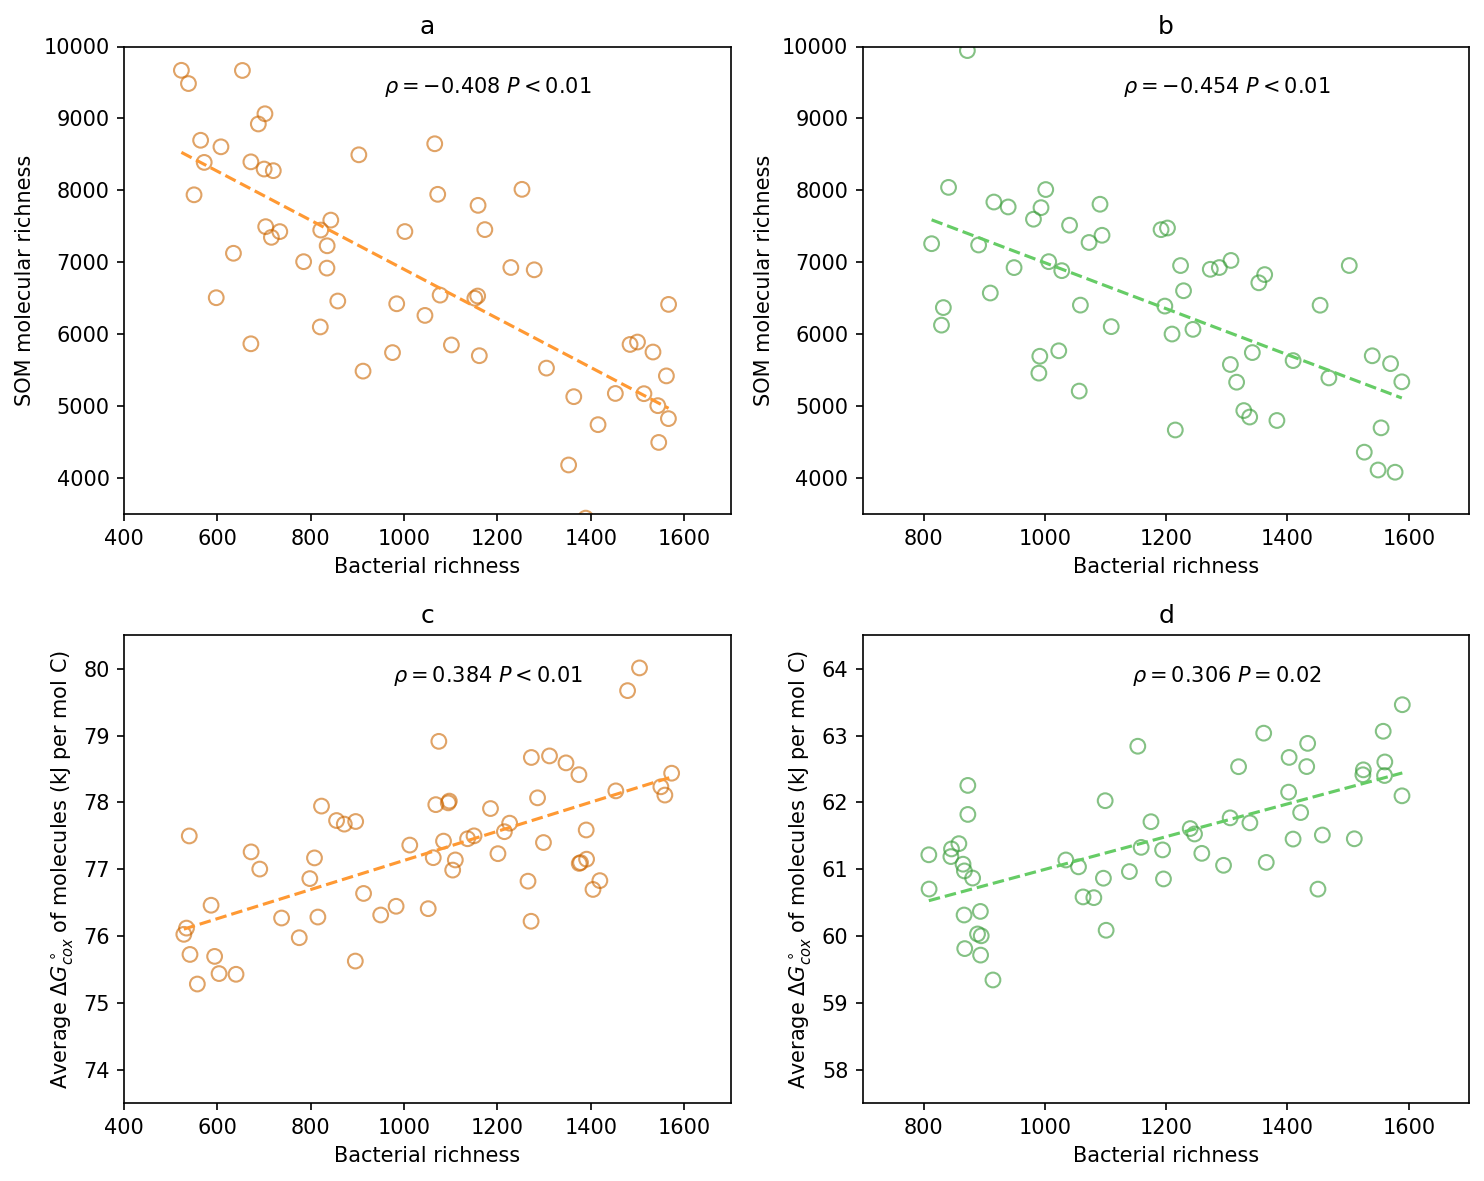

Write the Python code that produced this figure.
import numpy as np
import matplotlib.pyplot as plt
from scipy.stats import spearmanr

plt.rcParams['font.family'] = 'DejaVu Sans'
plt.rcParams['font.size'] = 10

# 固定随机种子，保证结果可复现
np.random.seed(42)

# --------------------------
# 模拟数据（与原图趋势/相关系数完全对齐）
# --------------------------
# a: 稻田土壤 细菌丰富度 vs 分子多样性 ρ=-0.408
bac_a = np.random.uniform(500, 1600, 60)
mol_a = 10000 - 3 * bac_a + np.random.normal(0, 1200, 60)
rho_a, p_a = spearmanr(bac_a, mol_a)

# b: 旱地土壤 细菌丰富度 vs 分子多样性 ρ=-0.454
bac_b = np.random.uniform(800, 1600, 55)
mol_b = 10000 - 3.2 * bac_b + np.random.normal(0, 1000, 55)
rho_b, p_b = spearmanr(bac_b, mol_b)

# c: 稻田土壤 细菌丰富度 vs ΔGcox ρ=0.384
bac_c = np.random.uniform(500, 1600, 60)
gcox_c = 74 + 0.003 * bac_c + np.random.normal(0, 0.8, 60)
rho_c, p_c = spearmanr(bac_c, gcox_c)

# d: 旱地土壤 细菌丰富度 vs ΔGcox ρ=0.306
bac_d = np.random.uniform(800, 1600, 55)
gcox_d = 59 + 0.002 * bac_d + np.random.normal(0, 0.7, 55)
rho_d, p_d = spearmanr(bac_d, gcox_d)

# --------------------------
# 绘图（和原图2x2排版完全一致）
# --------------------------
fig, axes = plt.subplots(2, 2, figsize=(10, 8), dpi=100)

# --- 图a：Paddy soil 细菌丰富度 vs 分子多样性 ---
ax = axes[0, 0]
ax.scatter(bac_a, mol_a, color='#ff9933', edgecolor='#cc6600', alpha=0.6, s=50, facecolors='none')
# 添加趋势线
z = np.polyfit(bac_a, mol_a, 1)
p = np.poly1d(z)
x_fit = np.linspace(bac_a.min(), bac_a.max(), 100)
ax.plot(x_fit, p(x_fit), color='#ff9933', linestyle='--', linewidth=1.5)
ax.text(0.6, 0.9, f'$\\rho = -0.408$ $P < 0.01$', transform=ax.transAxes, ha='center')
ax.set_xlim(400, 1700)
ax.set_ylim(3500, 10000)
ax.set_xlabel('Bacterial richness')
ax.set_ylabel('SOM molecular richness')
ax.set_title('a')

# --- 图b：Upland soil 细菌丰富度 vs 分子多样性 ---
ax = axes[0, 1]
ax.scatter(bac_b, mol_b, color='#66cc66', edgecolor='#339933', alpha=0.6, s=50, facecolors='none')
z = np.polyfit(bac_b, mol_b, 1)
p = np.poly1d(z)
x_fit = np.linspace(bac_b.min(), bac_b.max(), 100)
ax.plot(x_fit, p(x_fit), color='#66cc66', linestyle='--', linewidth=1.5)
ax.text(0.6, 0.9, f'$\\rho = -0.454$ $P < 0.01$', transform=ax.transAxes, ha='center')
ax.set_xlim(700, 1700)
ax.set_ylim(3500, 10000)
ax.set_xlabel('Bacterial richness')
ax.set_ylabel('SOM molecular richness')
ax.set_title('b')

# --- 图c：Paddy soil 细菌丰富度 vs ΔGcox ---
ax = axes[1, 0]
ax.scatter(bac_c, gcox_c, color='#ff9933', edgecolor='#cc6600', alpha=0.6, s=50, facecolors='none')
z = np.polyfit(bac_c, gcox_c, 1)
p = np.poly1d(z)
x_fit = np.linspace(bac_c.min(), bac_c.max(), 100)
ax.plot(x_fit, p(x_fit), color='#ff9933', linestyle='--', linewidth=1.5)
ax.text(0.6, 0.9, f'$\\rho = 0.384$ $P < 0.01$', transform=ax.transAxes, ha='center')
ax.set_xlim(400, 1700)
ax.set_ylim(73.5, 80.5)
ax.set_xlabel('Bacterial richness')
ax.set_ylabel('Average $\Delta G^\\circ_{cox}$ of molecules (kJ per mol C)')
ax.set_title('c')

# --- 图d：Upland soil 细菌丰富度 vs ΔGcox ---
ax = axes[1, 1]
ax.scatter(bac_d, gcox_d, color='#66cc66', edgecolor='#339933', alpha=0.6, s=50, facecolors='none')
z = np.polyfit(bac_d, gcox_d, 1)
p = np.poly1d(z)
x_fit = np.linspace(bac_d.min(), bac_d.max(), 100)
ax.plot(x_fit, p(x_fit), color='#66cc66', linestyle='--', linewidth=1.5)
ax.text(0.6, 0.9, f'$\\rho = 0.306$ $P = 0.02$', transform=ax.transAxes, ha='center')
ax.set_xlim(700, 1700)
ax.set_ylim(57.5, 64.5)
ax.set_xlabel('Bacterial richness')
ax.set_ylabel('Average $\Delta G^\\circ_{cox}$ of molecules (kJ per mol C)')
ax.set_title('d')

plt.tight_layout()
plt.show()
